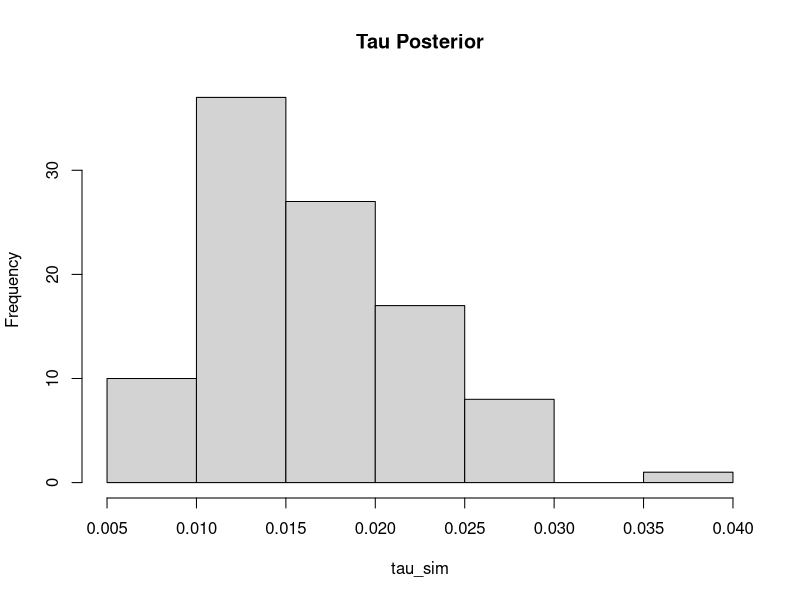
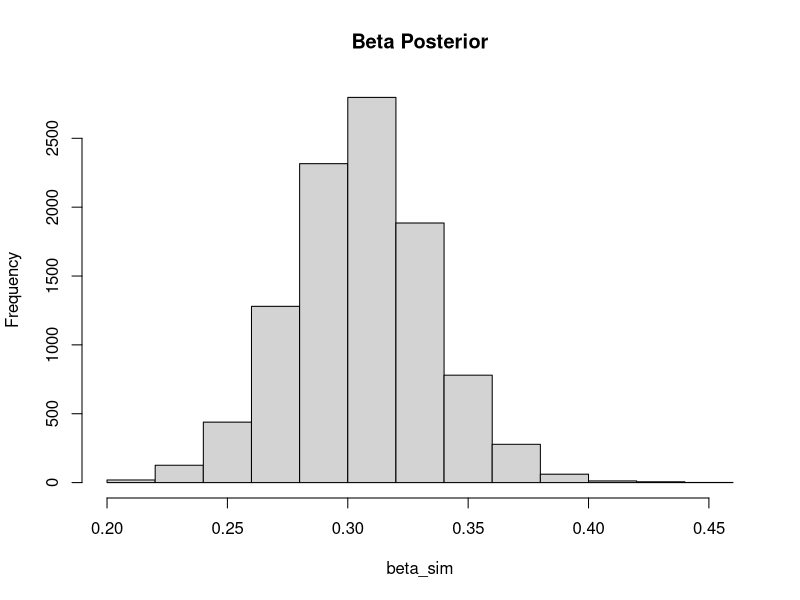
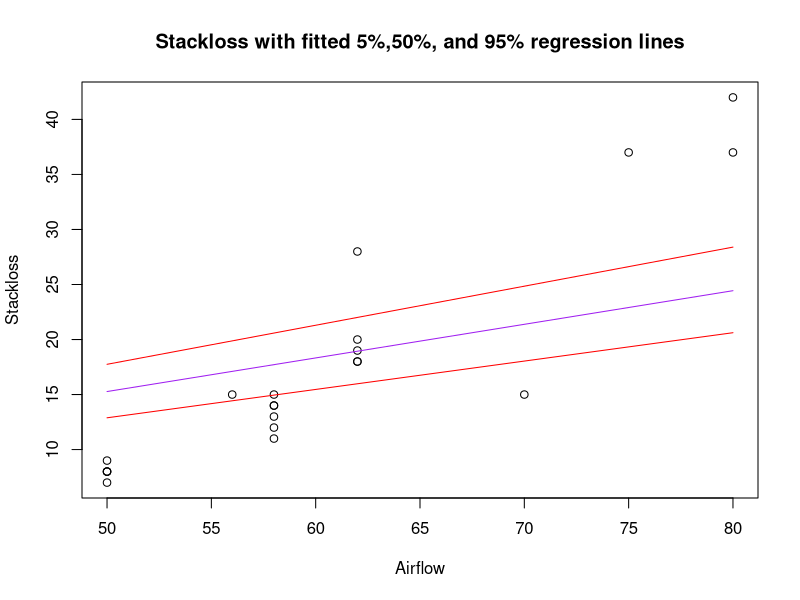
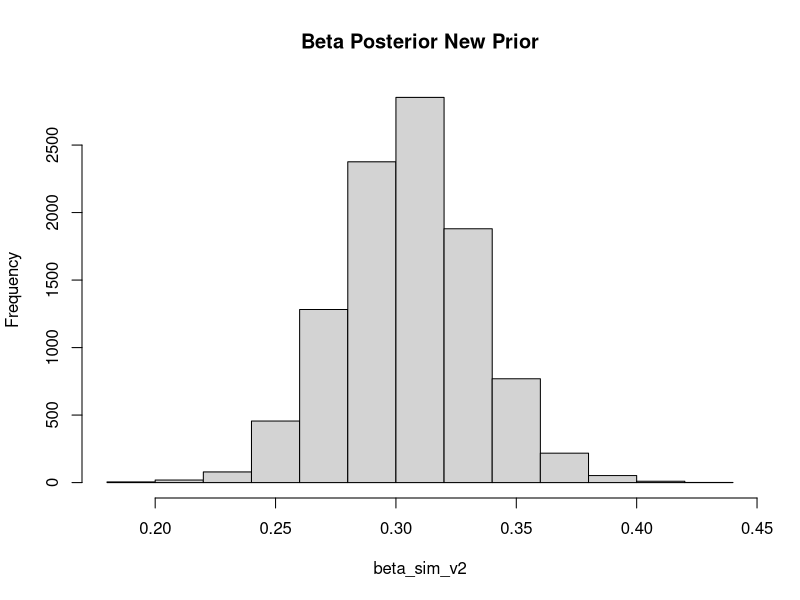
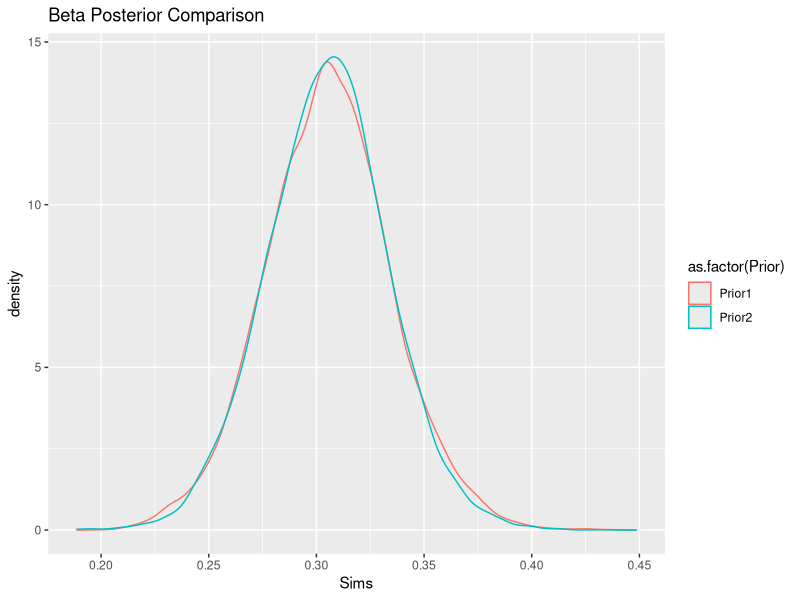
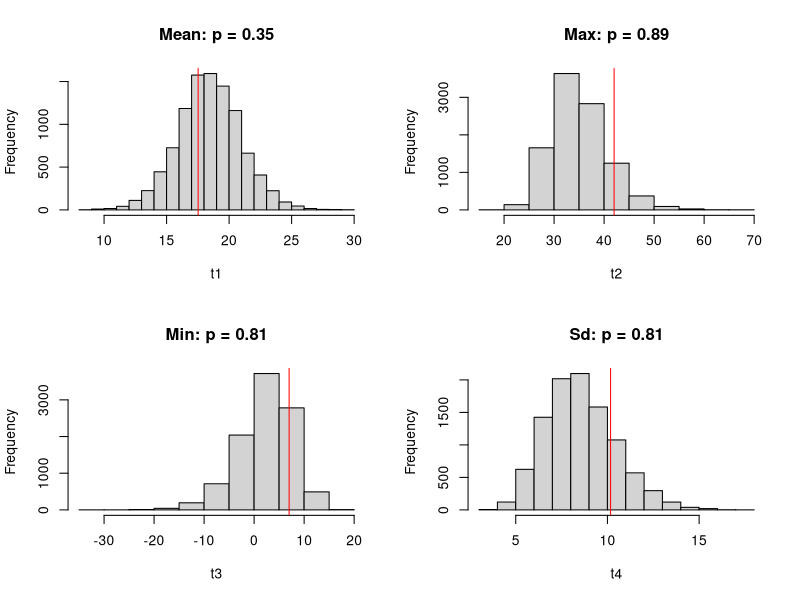

Here is the R script that generated these plots, in order:
## ---- chunk 1
knitr::opts_chunk$set(echo = TRUE)
library(foreach)
library(ggplot2)
## ---- chunk 2
data("stackloss")

mod1 <- lm(stack.loss ~ 0 + Air.Flow, data = stackloss)
x <- stackloss$Air.Flow
y <- stackloss$stack.loss

##delta_0 and gamma_0 values from matching moments
delta0 <- 0.0019
gamma0 <- 0.2
##mu = LSE
muhat <- sum(x*y)/sum(x^2)

##calculate parameters for p(tau|y)
tau_post <- function(x,y,mu,delta0,gamma0){
  alpha <- (delta0 + length(y))/2
  beta <- (mu^2+sum(y^2)+gamma0-((mu+sum(x*y))^2)/(sum(x^2)+1))/2
  return(c("alpha" = alpha, "beta" = beta))
}

tau_params <- tau_post(x,y,muhat,delta0,gamma0)
tau_mean <- tau_params[1]/tau_params[2]
##Posterior mean data variance
1/tau_mean
## simulate 100 values from gamma distribution
tau_sim <- rgamma(100,tau_params[1],tau_params[2])
hist(tau_sim, main = "Tau Posterior")

## Calculate parameters for p(beta|tau,y)
beta_cond_post <- function(x,y,muhat,tau){
  mu <- (muhat + sum(x*y))/((sum(x^2)+1))
  sigma2 <- 1/(tau*(sum(x^2)+1))
  return(c(mu,sigma2))
}

##for each value of tau, simulate 100 draws from conditional beta distribution
beta_sim <- foreach(i = 1:100, .combine = c) %do% {
  beta_params <- beta_cond_post(x,y,muhat,tau_sim[i])
  rnorm(100, beta_params[1],sqrt(beta_params[2]))
}

hist(beta_sim, main = "Beta Posterior")
##Mean
mean(beta_sim)
##Varience
var(beta_sim)
##Quantiles
quant <- quantile(beta_sim, c(0.05,0.25,0.5,0.75,0.95))
knitr::kable(quant, caption = "Quantiles for Beta Posterior")

xtemp <- seq(50,80,by = 0.1)
plot(y ~ x, xlab = "Airflow", ylab = "Stackloss", main = "Stackloss with fitted 5%,50%, and 95% regression lines")
lines(x = xtemp, y = quant[3]*xtemp,col = "purple")
lines(x = xtemp, y = quant[1]*xtemp,col = "red")
lines(x = xtemp, y = quant[5]*xtemp,col = "red")
## ---- chunk 3
tau_post <- function(x,y){
  alpha <- (length(y)-1)/2
  beta <- (sum(y^2) - (sum(x*y))^2/(sum(x^2)))/2
  return(c("alpha" = alpha, "beta" = beta))
}

tau_params <- tau_post(x,y)
tau_mean <- tau_params[1]/tau_params[2]

##Simulate tau from gamma
tau_sim_v2 <- rgamma(100,tau_params[1],tau_params[2])
quantile(tau_sim_v2, c(0.05,0.25,0.5,0.75,0.95))

beta_cond_post <- function(x,y,muhat,tau){
  mu <- (muhat + sum(x*y))/((sum(x^2)+1))
  sigma2 <- 1/(tau*(sum(x^2)+1))
  return(c(mu,sigma2))
}

##simulate beta from normal
beta_sim_v2 <- foreach(i = 1:100, .combine = c) %do% {
  beta_params <- beta_cond_post(x,y,muhat,tau_sim_v2[i])
  rnorm(100, beta_params[1],sqrt(beta_params[2]))
}
hist(beta_sim_v2, main = "Beta Posterior New Prior")
## ---- chunk 4
dat <- data.frame(Prior = rep(c("Prior1","Prior2"), each = 10000), Sims = c(beta_sim, beta_sim_v2))

ggplot(dat, aes(x = Sims, colour = as.factor(Prior)))+
  geom_density()+
  ggtitle("Beta Posterior Comparison")

## ---- chunk 5
## Use previous tau and beta simulations to produce yreps
yreps <- foreach(b = 1:10000, .combine = cbind) %do% {
    tCurr <- tau_sim[ceiling(b/100)]
    bCurr <- beta_sim[b]
    yrep <- rnorm(length(x),mean = bCurr*x, sd = sqrt(1/tCurr))
    yrep
}

library(matrixStats)
t1 <- colMeans(yreps)
d1 <- mean(y)
p1 <- length(t1[t1 <= d1])/length(t1)
t2 <- colMaxs(yreps)
d2 <- max(y)
p2 <- length(t2[t2 <= d2])/length(t2)
t3 <- colMins(yreps)
d3 <- min(y)
p3 <- length(t3[t3 <= d3])/length(t3)
t4 <- colSds(yreps)
d4 <- sd(y)
p4 <- length(t4[t4 <= d4])/length(t4)

par(mfrow = c(2,2))
hist(t1, main = paste0("Mean: p = ",round(p1,digits = 2)))
abline(v = d1, col = "red")
hist(t2, main = paste0("Max: p = ",round(p2,digits = 2)))
abline(v = d2, col = "red")
hist(t3, main = paste0("Min: p = ",round(p3,digits = 2)))
abline(v = d3, col = "red")
hist(t4, main = paste0("Sd: p = ",round(p4,digits = 2)))
abline(v = d4, col = "red")
